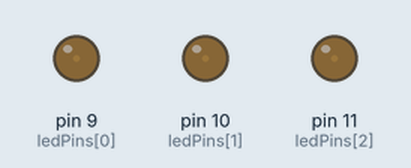
A sketch run on a simulated Arduino Uno, built with avr-gcc and run on an emulated ATmega328P. On the bench: output pins drawn as LEDs (lit = HIGH).

Above: at 0.05 s.
At 0.6 s:
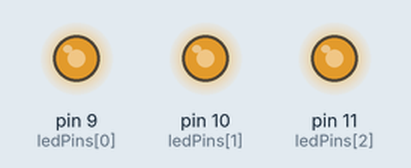
At 0.85 s:
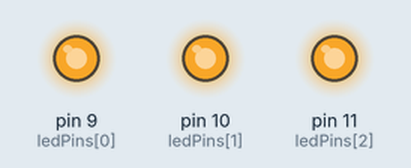
At 1.15 s:
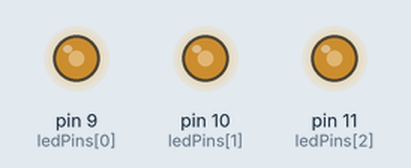
At 1.4 s:
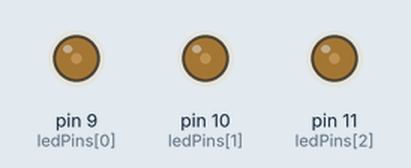
Timing chart, 0 to 3.6 s (numbered marks = the images above):
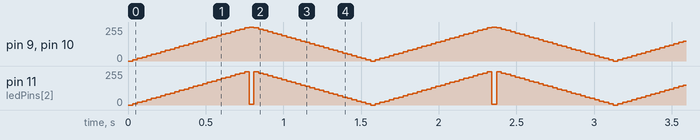

Measured:
- by itself, pin 11 (ledPins[2]): moves between 0/255 and 250/255, repeating every 1.6 s

The sketch:

Lab4PWMFadingLed.ino
```cpp
#include "pitches.h"

int ledPins[] = {9,10,11};
int nrLeds = 3;
int step = 10;
int puls = 0;


void setup() {
  for(int i = 0; i < nrLeds; i++)
  {
    pinMode(ledPins[i], OUTPUT);
  }

}

void loop() {
  for(int i = 0 ; i < nrLeds ; i++ )
  {
    analogWrite(ledPins[i], puls);
  }
  puls = puls + step;
  if(puls <= 0 || puls >= 255)
  {
    step =- step;
  }
  delay(30);
}
```

Lab2DMP.ino
```cpp
/*#include <LiquidCrystal.h>
LiquidCrystal lcd(7, 6, 5, 4, 3, 2);

byte clockanim[8][8] =
{
  { 0b00000, 0b01110, 0b10011, 0b10101, 0b10001, 0b01110, 0b00000, 0b00000 },
  { 0b00000, 0b01110, 0b10001, 0b10111, 0b10001, 0b01110, 0b00000, 0b00000 },
  { 0b00000, 0b01110, 0b10001, 0b10101, 0b10011, 0b01110, 0b00000, 0b00000 },
  { 0b00000, 0b01110, 0b10001, 0b10101, 0b10101, 0b01110, 0b00000, 0b00000 },
  { 0b00000, 0b01110, 0b10001, 0b10101, 0b11001, 0b01110, 0b00000, 0b00000 },
  { 0b00000, 0b01110, 0b10001, 0b11101, 0b10001, 0b01110, 0b00000, 0b00000 },
  { 0b00000, 0b01110, 0b11001, 0b10101, 0b10001, 0b01110, 0b00000, 0b00000 }
};

void setup() {
  lcd.begin(16,2);

}

void loop() {
  for(int i = 0; i < 7 ; i++)
  {
    lcd.createChar(0,clockanim[i]);
    lcd.setCursor(0,0);
    lcd.write(byte(0));
    delay(200);
  }
}
*/
```
